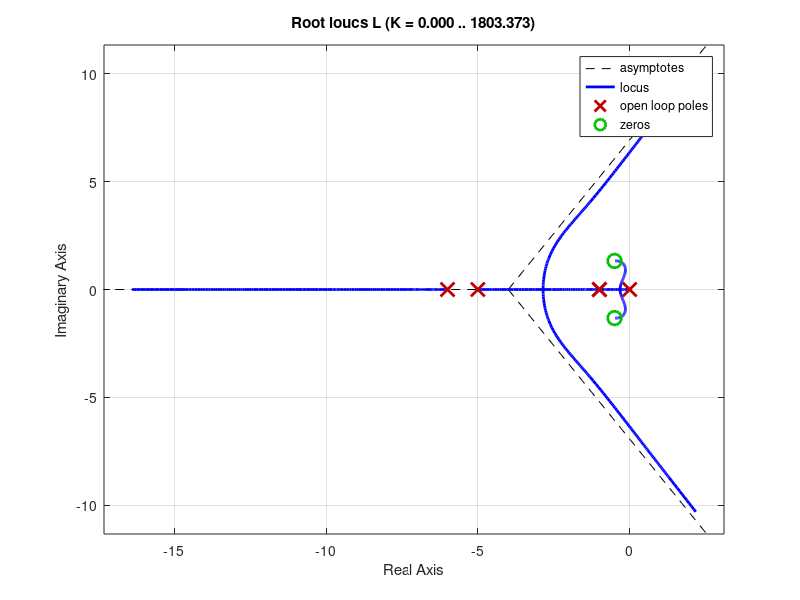

Write MATLAB code to recreate this figure.
%% ECEN 4138 HW 7 Problem 5.11a
% - Ian Faber

%% Housekeeping
clc; clear; close all;

addpath('..\')

%% Define L(s)

s = tf('s');

L1 = (s^2+s+2)/(s*(s+5)*(s+6)*(s^2+2*s+1)); % L(s) for 5.11a

L = L1; % Choose root locus

%% Plot root locus
rlocus(L)
